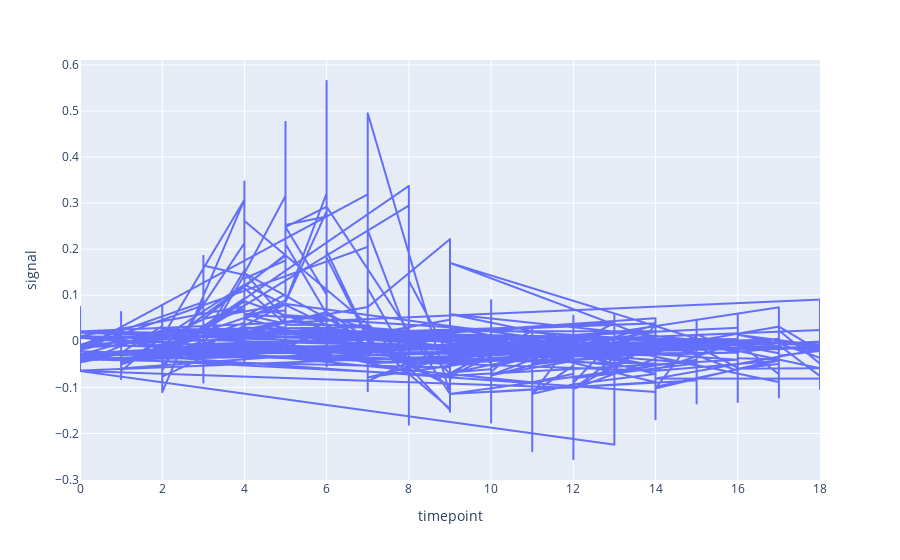

The cell this chart's notebook holds for it:
### Code cell
# Grafica de lineas del tiempo del evento y la respuesta de este
px.line(fmri, x='timepoint', y='signal')

### Figure 1 — Plotly figure (JSON) as saved in the notebook; plotly's stock layout.template omitted (floating-point values rounded to 4 significant figures; data arrays with more than 128 entries replaced by an {"elided": "..."} marker saying what was removed)
{"data": [{"hovertemplate": "timepoint=%{x}<br>signal=%{y}<extra></extra>", "legendgroup": "", "line": {"color": "#636efa", "dash": "solid"}, "marker": {"symbol": "circle"}, "mode": "lines", "name": "", "showlegend": false, "type": "scattergl", "x": {"elided": "1064 int values"}, "xaxis": "x", "y": {"elided": "1064 float values"}, "yaxis": "y"}], "layout": {"legend": {"tracegroupgap": 0}, "margin": {"t": 60}, "xaxis": {"anchor": "y", "domain": [0, 1], "title": {"text": "timepoint"}}, "yaxis": {"anchor": "x", "domain": [0, 1], "title": {"text": "signal"}}}}
